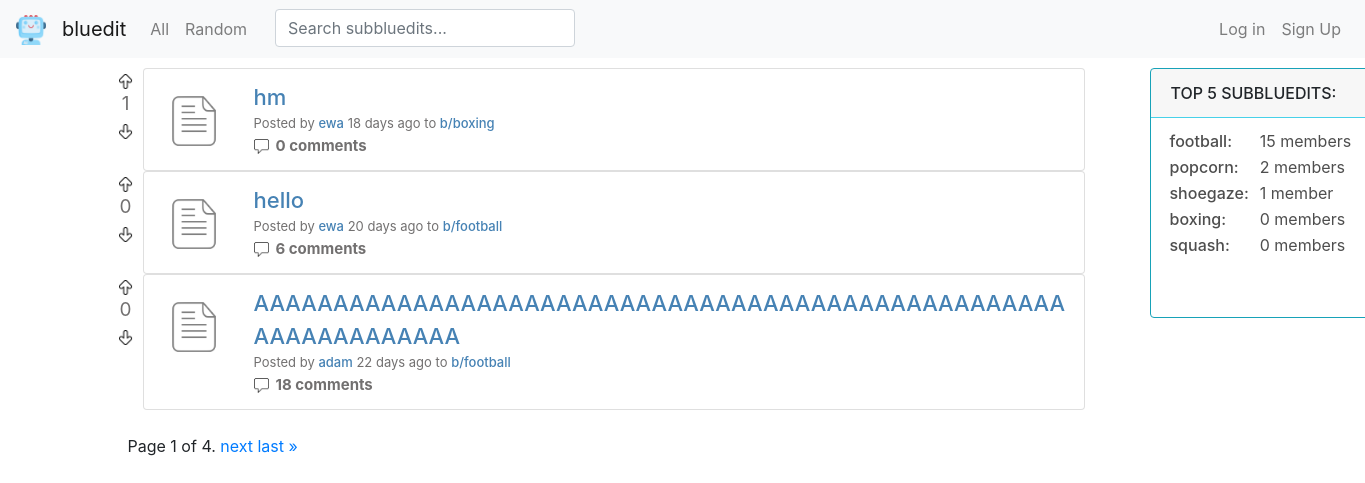
The app's page /, older data.
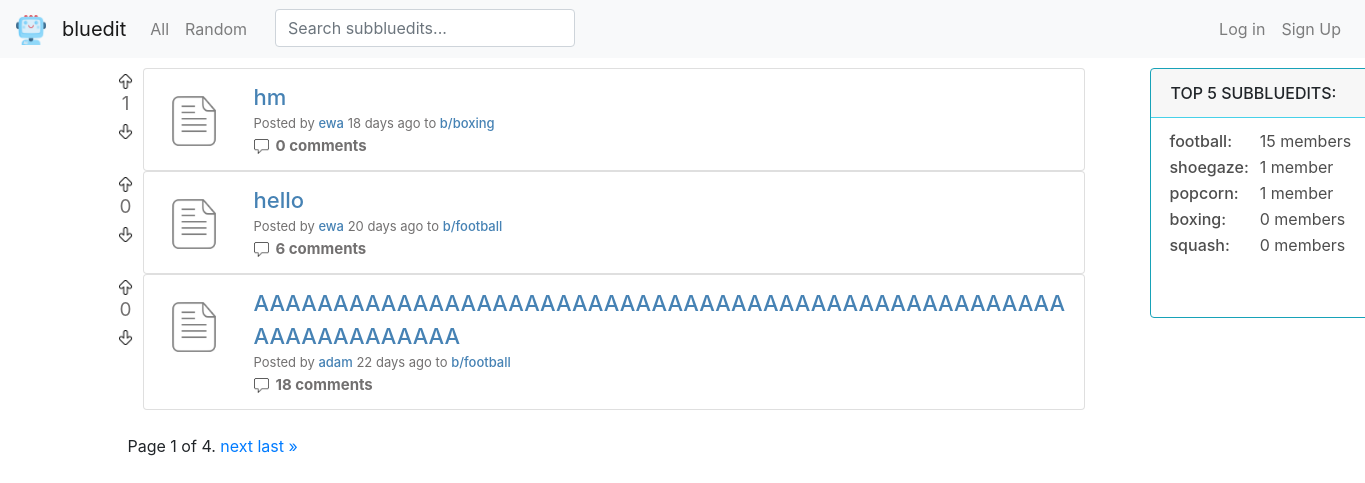
The same page, newer data.
### bluedit/models.py (models this page shows)
class Post(models.Model):
    title = models.CharField(max_length=64)
    description = models.CharField(max_length=512, null=True)
    image = models.URLField(null=True)
    date = models.DateTimeField(auto_now_add=True)
    user = models.ForeignKey(User, on_delete=models.CASCADE, related_name='posts')
    subbluedit = models.ForeignKey(Subbluedit, on_delete=models.CASCADE, related_name='posts')
    vote_count = models.IntegerField(default=0)
    class Meta:
        ordering = ['-date']

class User(AbstractUser):
    pass

class Subbluedit(models.Model):
    name = models.CharField(max_length=20, unique=True)
    description = models.CharField(max_length=128)
    user = models.ForeignKey(User, on_delete=models.CASCADE)
    members = models.ManyToManyField(User, default=None, related_name='subs')
    member_count = models.IntegerField(default=0)
    date = models.DateTimeField(auto_now_add=True)
    def __str__(self):
         return self.name

### bluedit/views.py (the view)
# urls.py: path('', views.index, name='index'),
def index(request):
    posts = Post.objects.all()
    votelist = []
    comment_count = []
    post_type = [] #image or text post
    zipped = post_list(request, posts) #post_list is defined
    subs = Subbluedit.objects.all().order_by('-member_count')[:5]
    paginator = Paginator(posts, 3)
    page_number = request.GET.get('page')
    if not page_number:
        page_number = 1
    page_obj = paginator.get_page(page_number)
    return render(request, 'bluedit/index.html', {
            'zipped': zipped,
            'subs': subs,
            'page_number': page_number,
            'page_obj': page_obj
    })

### bluedit/context_processors.py (called while the page is built)
def sub_list(request):
    try:
        user_id = request.user.id
        user = User.objects.get(pk=user_id)
        sub_list = user.subs.all()
        subs = []
        for sub in sub_list:
            subs.append(sub.name)
    except User.DoesNotExist:
        subs = []
    return {
        'subs': subs
    }

### bluedit/templates/bluedit/index.html (shortened to what this page needs)
{% extends 'bluedit/layout.html' %}
{% load crispy_forms_tags %}
{% load static %}
{% block body %}
<div class="row">
    <div class="post">
    {% include 'bluedit/blocks/post-list.html' %}
    </div>
    {% include 'bluedit/blocks/card-block-index.html' %}
</div>
<div class="pagination">
    <span class="step-links">
        <span class="current">
            Page {{ page_obj.number }} of {{ page_obj.paginator.num_pages }}.
        </span>
        {% if page_obj.has_next %}
            <a href="?page={{ page_obj.next_page_number }}">next</a>
            <a href="?page={{ page_obj.paginator.num_pages }}">last &raquo;</a>
        {% endif %}
    </span>
</div>
</div>
{% endblock %}

### bluedit/templates/bluedit/blocks/post-list.html (shortened to what the changed rows need)
{% load static %}
<div class="post-list">
{% for post, vote_type, date, timeunit, comment_count, post_type in zipped %}
<div id="post-block-{{post.id}}">
  <div class="row">
    <div class="vote" hx-target="this" hx-swap="outerHTML">
      {% if user.is_authenticated %}
      <div class="vote-top-post" hx-headers='{"X-CSRFToken": "{{ csrf_token }}"}'>
          {% if vote_type == 'up' %}
          <a  href="#" hx-put="{% url 'vote' 'post' post.id 'up' %}"><img src="{% static 'images/arrow-up-full.png' %}" width="15" height="15" alt=""></a>
          {% else %}
          <a  href="#" hx-put="{% url 'vote' 'post' post.id 'up' %}"><img src="{% static 'images/arrow-up.png' %}" width="15" height="15" alt=""></a>
          {% endif %}
      </div>
      <div id="vote_count" class="vote-count">
          {{ post.vote_count }}
      </div>
      <div class="vote-bottom-post" hx-headers='{"X-CSRFToken": "{{ csrf_token }}"}'>
          {% if vote_type == 'down' %}
          <a  href="#" hx-put="{% url 'vote' 'post' post.id 'down' %}"><img src="{% static 'images/arrow-down-full.png' %}" width="15" height="15" alt=""></a>
          {% else %}
          <a  href="#" hx-put="{% url 'vote' 'post' post.id 'down' %}"><img src="{% static 'images/arrow-down.png' %}" width="15" height="15" alt=""></a>
          {% endif %}
      </div>
      {% else %}
      <div class="vote-top-post">
          <a href="{% url 'login' %}"><img src="{% static 'images/arrow-up.png' %}" width="15" height="15" alt=""></a>
      </div>
      <div id="vote_count" class="vote-count">
          {{ post.vote_count }}
      </div>
      <div class="vote-bottom-post">
          <a href="{% url 'login' %}"><img src="{% static 'images/arrow-down.png' %}" width="15" height="15" alt=""></a>
      </div>
      {% endif %}
  </div>
<div class="col" style="padding-left: 5px;">
    <li class="list-group-item">
      <ul class="list-group">
        <div class="row">
          <div class='post-image'>
            {% if post_type == 'image' %}
            <a href="{% url 'post' post.id %}"><img src="{{post.image}}" width="90" height="70" alt=""></a>
            {% elif post_type == 'text' %}
            <a href="{% url 'post' post.id %}"><img id='icon' style='margin-right: 10px; margin-left: 10px;' src="{% static 'images/text3.ico' %}" width="70" height="70" alt=""></a>
            {% endif %}
          </div>
        <div>
          <div class="title-view">
            <a class='title-view'href="{% url 'post' post.id %}">{{post.title}}</a>
          </div>
        <div>
        <div class='row'>
          <li class="option" style="padding-left: 5px;">Posted by
            <a id='name' href='{% url "user" post.user.username %}'>{{post.user.username}}</a>
            {% if timeunit == 'second' %}
                     less than a minute ago
                    {% elif timeunit == 'minute' %}
                        {% if date == 1 %}
                            {{date}} minute ago
                        {% else %}
                        {{date}} minutes ago
                        {% endif %}
                    {% elif timeunit == 'hour' %}
                        {% if date == 1 %}
                            {{date}} hour ago
                        {% else %}
                            {{date}} hours ago
                            {% endif %}
                    {% elif timeunit == 'day' %}
                        {% if date == 1 %}
                            {{date}} day ago
                        {% else %}
                            {{date}} days ago
                            {% endif %}
                    {% elif timeunit == 'month' %}
                        {% if date == 1 %}
                            {{date}} month ago
                        {% else %}
                            {{date}} months ago
                            {% endif %}
                    {% else %}
                        {% if date == 1 %}
                            {{date}} year ago
                        {% else %}
                            {{date}} years ago
                            {% endif %}
                    {% endif %} to
                <a id="name" href="{% url 'subbluedit' post.subbluedit %}">b/{{post.subbluedit}}</a></li>
        </div>
        <div class="row">
          <li><a class="comment-option" href="{% url 'post' post.id %}"><img style='margin-right: 7px;' src="{% static 'images/comment.png' %}" width="15" height="15" alt="">{{comment_count}} comments </a></li>
        </div>
      </div>
      </ul>
    </li>
    </div>
  </div>
</div>
  {% endfor %}
  <br>
</div>

### bluedit/templates/bluedit/blocks/card-block-index.html
<div class="col-1">
    <div id='card' class="card border-info" style="max-width: 18rem; margin-left: 50px; height: 250px; width: 350px;">
        <div class="card-header" style="border-color: rgb(71, 209, 233);">
            <span style='font-weight: 500;'>TOP 5 SUBBLUEDITS:</span>
        </div>
        <div class="card-text">
            <table>
                {% for sub in subs %}
                <tr>
                    <td><a style='font-weight: 500;' class="sub-link" href='{% url "subbluedit" sub.name %}'>{{sub.name}}:</a></td>
                    <td style="padding-left: 10px;">{{sub.member_count}} {% if sub.member_count == 1 %} member {% else %} members {% endif %}</td>
                </tr>
                {% endfor %}
            </table>
        </div>
    </div>
</div>

Row changes from the older to the newer data that the page shows:
shown differently, row unchanged: Subbluedit "shoegaze": moves up the list
changed Subbluedit "popcorn": member_count "2" → "1"; member_count "members" → "member"
